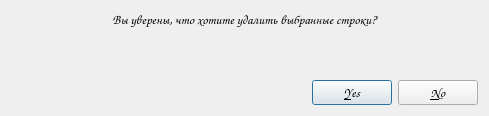
<?xml version="1.0" encoding="UTF-8"?>
<ui version="4.0">
 <class>Dialog</class>
 <widget class="QDialog" name="Dialog">
  <property name="geometry">
   <rect>
    <x>0</x>
    <y>0</y>
    <width>489</width>
    <height>116</height>
   </rect>
  </property>
  <property name="font">
   <font>
    <family>Comic Sans MS</family>
    <pointsize>10</pointsize>
   </font>
  </property>
  <property name="windowTitle">
   <string>Dialog</string>
  </property>
  <layout class="QGridLayout" name="gridLayout">
   <item row="3" column="0">
    <widget class="QDialogButtonBox" name="dialogBox">
     <property name="font">
      <font>
       <family>Comic Sans MS</family>
       <pointsize>10</pointsize>
      </font>
     </property>
     <property name="orientation">
      <enum>Qt::Horizontal</enum>
     </property>
     <property name="standardButtons">
      <set>QDialogButtonBox::No|QDialogButtonBox::Yes</set>
     </property>
    </widget>
   </item>
   <item row="2" column="0">
    <spacer name="verticalSpacer">
     <property name="orientation">
      <enum>Qt::Vertical</enum>
     </property>
     <property name="sizeHint" stdset="0">
      <size>
       <width>20</width>
       <height>40</height>
      </size>
     </property>
    </spacer>
   </item>
   <item row="1" column="0">
    <widget class="QLabel" name="deleteLabel">
     <property name="font">
      <font>
       <family>Comic Sans MS</family>
       <pointsize>10</pointsize>
      </font>
     </property>
     <property name="layoutDirection">
      <enum>Qt::LeftToRight</enum>
     </property>
     <property name="text">
      <string>Вы уверены, что хотите удалить выбранные строки?</string>
     </property>
     <property name="alignment">
      <set>Qt::AlignCenter</set>
     </property>
    </widget>
   </item>
  </layout>
 </widget>
 <resources/>
 <connections/>
</ui>
